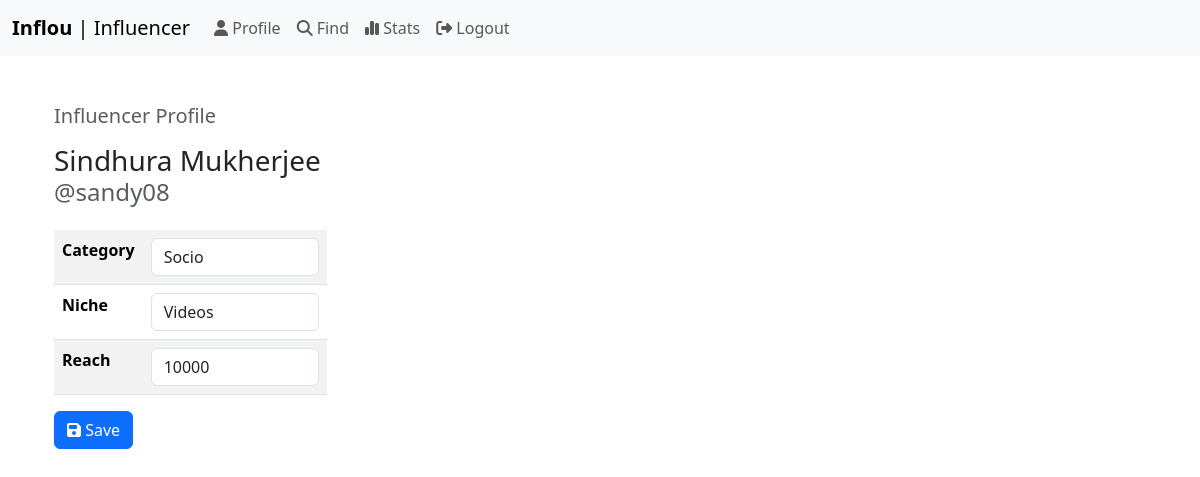
Before: /influencer/profile/edit (signed in) with the older database file.
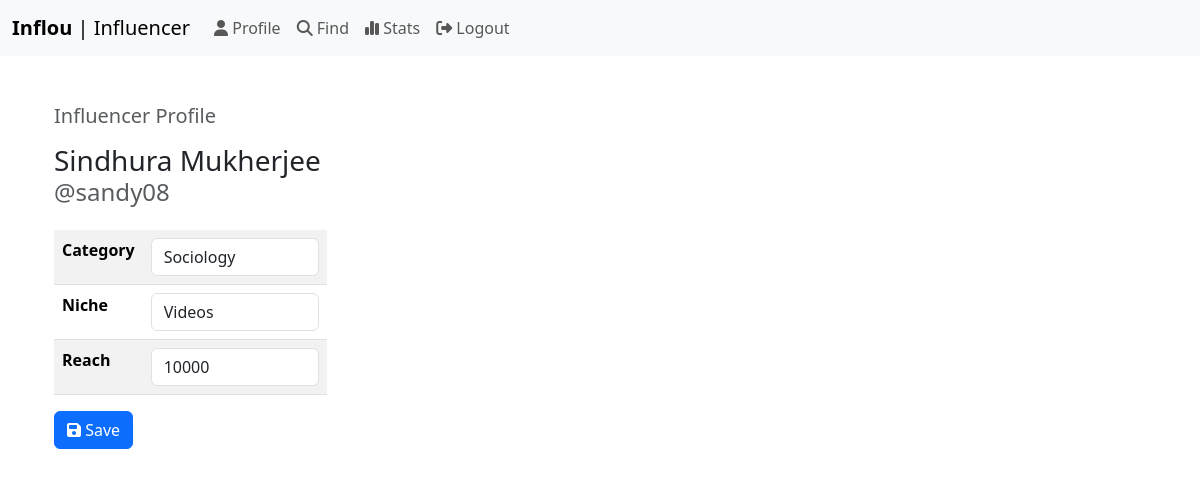
After: the same page with the newer database file.
### models.py (models this page shows)
class Influencer(db.Model):
  __tablename__ = 'influencer'
  id = db.Column(db.Integer, primary_key = True, nullable = False)
  user_id = db.Column(db.Integer, db.ForeignKey('user.id'), nullable = False)
  name = db.Column(db.String(64), nullable = False)
  category = db.Column(db.String(32), nullable = False)
  niche = db.Column(db.String(32), nullable = False)
  reach = db.Column(db.Integer, nullable = False)
  earnings = db.Column(db.Float, default=0.0, nullable = False)
  flag = db.Column(db.Boolean, default=False, nullable=False)

### routes.py (the view)
@app.route('/influencer/profile/edit')
@influencer_required
def influencer_profile_edit():
  user = User.query.filter_by(id=session['user_id']).first()
  influencer = Influencer.query.filter_by(user_id=session['user_id']).first()
  if not influencer:
    flash('Improper access. You have been logged out.')
    return redirect(url_for('logout'))
  return render_template('profile-influencer-edit.html', inf=influencer, influencer=influencer, username=user.username, user=user)

### routes.py (called while the page is built)
def influencer_required(func):
  @wraps(func)
  def inner(*args, **kwargs):
    if 'user_id' in session:
      user = User.query.get(session['user_id'])
      if user.type != 'influencer':
        flash('You must be an influencer to access this page.')
        return redirect(url_for('logout'))
    else:
      flash('You need to login first.')
      return redirect(url_for('login'))
    return func(*args, **kwargs)
  return inner

### templates/profile-influencer-edit.html (shortened to what this page needs)
{% extends 'layout.html' %}
{% block content %}
  <div class="container" style="margin-inline: auto;">
    <h5 class="mt-5 mb-0 text-muted">Influencer Profile</h5>
    <h3 class="mt-3 mb-0">{{inf.name}}</h3>
    <h4 class="text-muted">@{{username}}</h4>
    <form method="post">
      <div class="mt-4" style="width: 25%;">
        <table class="table table-striped">
          <tbody>
            <tr>
              <th scope="row">Category</th>
              <td><input type="text" name="category" id="category" class="form-control" required value="{{inf.category}}"></td>
            </tr>
            <tr>
              <th scope="row">Niche</th>
              <td><input type="text" name="niche" id="niche" class="form-control" required value="{{inf.niche}}"></td>
            </tr>
            <tr>
              <th scope="row">Reach</th>
              <td><input type="text" name="reach" id="reach" class="form-control" required value="{{inf.reach}}"></td>
            </tr>
          </tbody>
        </table>
        <button class="btn btn-primary" type="submit" value="Add"><i class="fa-solid fa-floppy-disk"></i> Save</button>
      </div>
    </form>
  </div>
{% endblock %}

Changed rows visible on the page:
changed Influencer "Sindhura Mukherjee": category "Socio" → "Sociology"
